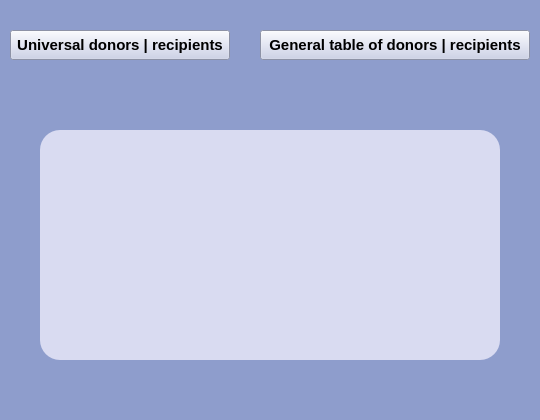
<?xml version="1.0" encoding="UTF-8"?>
<ui version="4.0">
 <class>donorsTable</class>
 <widget class="QMainWindow" name="donorsTable">
  <property name="geometry">
   <rect>
    <x>0</x>
    <y>0</y>
    <width>540</width>
    <height>420</height>
   </rect>
  </property>
  <property name="windowTitle">
   <string>MainWindow</string>
  </property>
  <property name="styleSheet">
   <string notr="true">QWidget {
background-color: rgb(142, 157, 204);
}</string>
  </property>
  <widget class="QWidget" name="centralwidget">
   <widget class="QTableWidget" name="donRepTable">
    <property name="geometry">
     <rect>
      <x>40</x>
      <y>130</y>
      <width>460</width>
      <height>230</height>
     </rect>
    </property>
    <property name="styleSheet">
     <string notr="true">QTableWidget {
	background-color: #D9DBF1;
    color: #000000;
    border-radius: 20px;
	font-family: 'Gogh';
	font-weight: 500;
	font-size: 15px;
}

QTableWidget::item:hover { 
border-right: 0.5px solid #E5E5E5;
}

QTableWidget::item:hover { 
border-right: 0.5px solid #E5E5E5;
background-color: #A9B9E3
 }

QTableWidget::item:selected {
background-color: #A9B9E3; 
border: none;
}</string>
    </property>
   </widget>
   <widget class="QPushButton" name="universalButton">
    <property name="geometry">
     <rect>
      <x>10</x>
      <y>30</y>
      <width>220</width>
      <height>30</height>
     </rect>
    </property>
    <property name="styleSheet">
     <string notr="true">QPushButton {
    background-color: #C6CCE8;
    color: #000000;
    border-radius: 0.5em;
	font-family: 'Gogh';
	font-weight: 500;
	font-size: 15px;
}
QPushButton:hover {
    background-color: #A9B9E3;
	font-family: 'Gogh';
	font-weight: 500;
}</string>
    </property>
    <property name="text">
     <string>Universal donors | recipients</string>
    </property>
   </widget>
   <widget class="QPushButton" name="generalButton">
    <property name="geometry">
     <rect>
      <x>260</x>
      <y>30</y>
      <width>270</width>
      <height>30</height>
     </rect>
    </property>
    <property name="styleSheet">
     <string notr="true">QPushButton {
    background-color: #C6CCE8;
    color: #000000;
    border-radius: 0.5em;
	font-family: 'Gogh';
	font-weight: 500;
	font-size: 15px;
}
QPushButton:hover {
    background-color: #A9B9E3;
	font-family: 'Gogh';
	font-weight: 500;
}</string>
    </property>
    <property name="text">
     <string>General table of donors | recipients</string>
    </property>
   </widget>
   <widget class="QLabel" name="label">
    <property name="geometry">
     <rect>
      <x>100</x>
      <y>70</y>
      <width>340</width>
      <height>60</height>
     </rect>
    </property>
    <property name="text">
     <string/>
    </property>
    <property name="pixmap">
     <pixmap>../../../images/DonorsRec.png</pixmap>
    </property>
   </widget>
  </widget>
  <widget class="QMenuBar" name="menubar">
   <property name="geometry">
    <rect>
     <x>0</x>
     <y>0</y>
     <width>540</width>
     <height>21</height>
    </rect>
   </property>
  </widget>
  <widget class="QStatusBar" name="statusbar"/>
 </widget>
 <resources/>
 <connections/>
</ui>
